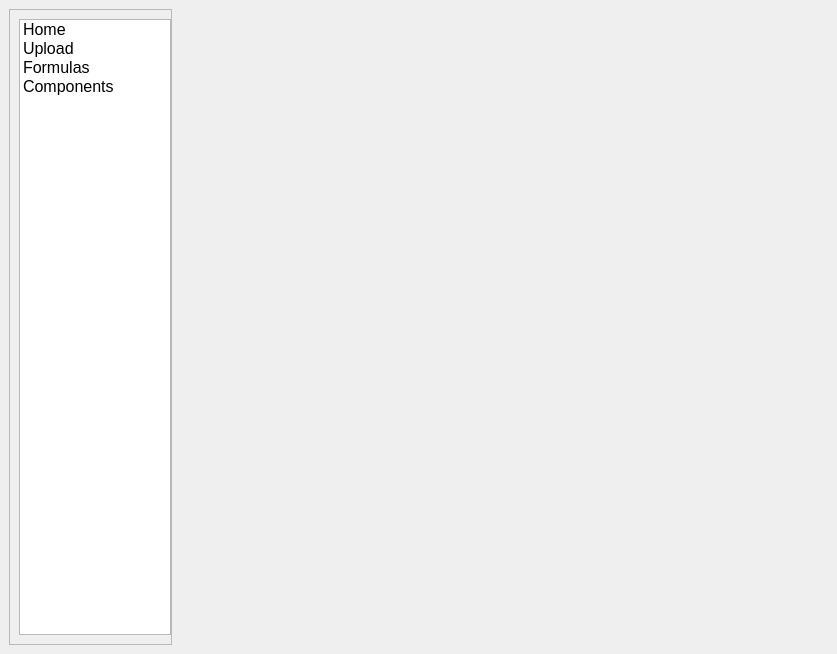
<?xml version="1.0" encoding="UTF-8"?>
<ui version="4.0">
 <class>MainWindow</class>
 <widget class="QMainWindow" name="MainWindow">
  <property name="geometry">
   <rect>
    <x>0</x>
    <y>0</y>
    <width>837</width>
    <height>654</height>
   </rect>
  </property>
  <property name="windowTitle">
   <string>MainWindow</string>
  </property>
  <widget class="QWidget" name="centralwidget">
   <layout class="QHBoxLayout" name="horizontalLayout" stretch="1,4">
    <item>
     <widget class="QFrame" name="frame">
      <property name="frameShape">
       <enum>QFrame::StyledPanel</enum>
      </property>
      <property name="frameShadow">
       <enum>QFrame::Raised</enum>
      </property>
      <layout class="QHBoxLayout" name="horizontalLayout_2">
       <property name="rightMargin">
        <number>0</number>
       </property>
       <item>
        <widget class="QListWidget" name="NavPane">
         <property name="font">
          <font>
           <family>Segoe UI</family>
           <pointsize>12</pointsize>
           <weight>50</weight>
           <bold>false</bold>
           <kerning>true</kerning>
          </font>
         </property>
         <property name="cursor" stdset="0">
          <cursorShape>ArrowCursor</cursorShape>
         </property>
         <property name="styleSheet">
          <string notr="true">/*foreground-color:rgb(255, 255, 255);
selection-background-color: rgb(136, 136, 136);
background-color:rgb(220, 218, 213);*/
</string>
         </property>
         <property name="resizeMode">
          <enum>QListView::Adjust</enum>
         </property>
         <property name="currentRow">
          <number>-1</number>
         </property>
         <item>
          <property name="text">
           <string>Home</string>
          </property>
         </item>
         <item>
          <property name="text">
           <string>Upload</string>
          </property>
         </item>
         <item>
          <property name="text">
           <string>Formulas</string>
          </property>
         </item>
         <item>
          <property name="text">
           <string>Components</string>
          </property>
         </item>
        </widget>
       </item>
      </layout>
     </widget>
    </item>
    <item>
     <widget class="QStackedWidget" name="MainViewStack">
      <property name="currentIndex">
       <number>-1</number>
      </property>
     </widget>
    </item>
   </layout>
  </widget>
 </widget>
 <resources/>
 <connections/>
</ui>
